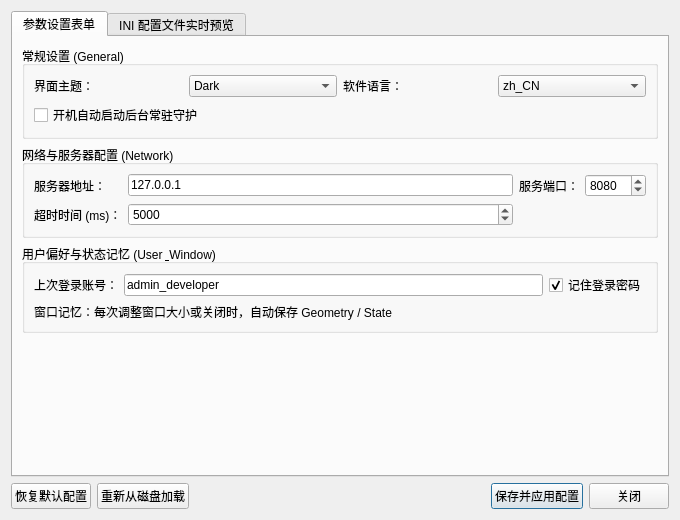
<?xml version="1.0" encoding="UTF-8"?>
<ui version="4.0">
 <class>SettingsDialog</class>
 <widget class="QDialog" name="SettingsDialog">
  <property name="geometry">
   <rect>
    <x>0</x>
    <y>0</y>
    <width>680</width>
    <height>520</height>
   </rect>
  </property>
  <property name="windowTitle">
   <string>应用程序配置中心 (QSettings 实战)</string>
  </property>
  <layout class="QVBoxLayout" name="verticalLayoutMain">
   <item>
    <widget class="QTabWidget" name="tabWidget">
     <property name="currentIndex">
      <number>0</number>
     </property>
     <widget class="QWidget" name="tabForm">
      <attribute name="title">
       <string>参数设置表单</string>
      </attribute>
      <layout class="QVBoxLayout" name="verticalLayoutForm">
       <item>
        <widget class="QGroupBox" name="groupGeneral">
         <property name="title">
          <string>常规设置 (General)</string>
         </property>
         <layout class="QGridLayout" name="gridLayoutGeneral">
          <item row="0" column="0">
           <widget class="QLabel" name="labelTheme">
            <property name="text">
             <string>界面主题：</string>
            </property>
           </widget>
          </item>
          <item row="0" column="1">
           <widget class="QComboBox" name="comboTheme">
            <item>
             <property name="text">
              <string>Dark</string>
             </property>
            </item>
            <item>
             <property name="text">
              <string>Light</string>
             </property>
            </item>
            <item>
             <property name="text">
              <string>FollowSystem</string>
             </property>
            </item>
           </widget>
          </item>
          <item row="0" column="2">
           <widget class="QLabel" name="labelLanguage">
            <property name="text">
             <string>软件语言：</string>
            </property>
           </widget>
          </item>
          <item row="0" column="3">
           <widget class="QComboBox" name="comboLanguage">
            <item>
             <property name="text">
              <string>zh_CN</string>
             </property>
            </item>
            <item>
             <property name="text">
              <string>en_US</string>
             </property>
            </item>
           </widget>
          </item>
          <item row="1" column="0" colspan="4">
           <widget class="QCheckBox" name="chkAutoStart">
            <property name="text">
             <string>开机自动启动后台常驻守护</string>
            </property>
           </widget>
          </item>
         </layout>
        </widget>
       </item>
       <item>
        <widget class="QGroupBox" name="groupNetwork">
         <property name="title">
          <string>网络与服务器配置 (Network)</string>
         </property>
         <layout class="QGridLayout" name="gridLayoutNetwork">
          <item row="0" column="0">
           <widget class="QLabel" name="labelHost">
            <property name="text">
             <string>服务器地址：</string>
            </property>
           </widget>
          </item>
          <item row="0" column="1">
           <widget class="QLineEdit" name="editHost">
            <property name="text">
             <string>127.0.0.1</string>
            </property>
           </widget>
          </item>
          <item row="0" column="2">
           <widget class="QLabel" name="labelPort">
            <property name="text">
             <string>服务端口：</string>
            </property>
           </widget>
          </item>
          <item row="0" column="3">
           <widget class="QSpinBox" name="spinPort">
            <property name="minimum">
             <number>1</number>
            </property>
            <property name="maximum">
             <number>65535</number>
            </property>
            <property name="value">
             <number>8080</number>
            </property>
           </widget>
          </item>
          <item row="1" column="0">
           <widget class="QLabel" name="labelTimeout">
            <property name="text">
             <string>超时时间 (ms)：</string>
            </property>
           </widget>
          </item>
          <item row="1" column="1">
           <widget class="QSpinBox" name="spinTimeout">
            <property name="minimum">
             <number>500</number>
            </property>
            <property name="maximum">
             <number>60000</number>
            </property>
            <property name="singleStep">
             <number>500</number>
            </property>
            <property name="value">
             <number>5000</number>
            </property>
           </widget>
          </item>
         </layout>
        </widget>
       </item>
       <item>
        <widget class="QGroupBox" name="groupUser">
         <property name="title">
          <string>用户偏好与状态记忆 (User &amp; Window)</string>
         </property>
         <layout class="QGridLayout" name="gridLayoutUser">
          <item row="0" column="0">
           <widget class="QLabel" name="labelUser">
            <property name="text">
             <string>上次登录账号：</string>
            </property>
           </widget>
          </item>
          <item row="0" column="1">
           <widget class="QLineEdit" name="editUsername">
            <property name="text">
             <string>admin_developer</string>
            </property>
           </widget>
          </item>
          <item row="0" column="2">
           <widget class="QCheckBox" name="chkRememberPwd">
            <property name="text">
             <string>记住登录密码</string>
            </property>
            <property name="checked">
             <bool>true</bool>
            </property>
           </widget>
          </item>
          <item row="1" column="0" colspan="3">
           <widget class="QLabel" name="labelWindowInfo">
            <property name="text">
             <string>窗口记忆：每次调整窗口大小或关闭时，自动保存 Geometry / State</string>
            </property>
           </widget>
          </item>
         </layout>
        </widget>
       </item>
       <item>
        <spacer name="verticalSpacer">
         <property name="orientation">
          <enum>Qt::Vertical</enum>
         </property>
         <property name="sizeHint" stdset="0">
          <size>
           <width>20</width>
           <height>10</height>
          </size>
         </property>
        </spacer>
       </item>
      </layout>
     </widget>
     <widget class="QWidget" name="tabPreview">
      <attribute name="title">
       <string>INI 配置文件实时预览</string>
      </attribute>
      <layout class="QVBoxLayout" name="verticalLayoutPreview">
       <item>
        <widget class="QLabel" name="labelFilePath">
         <property name="text">
          <string>配置文件路径：</string>
         </property>
         <property name="wordWrap">
          <bool>true</bool>
         </property>
        </widget>
       </item>
       <item>
        <widget class="QPlainTextEdit" name="textIniPreview">
         <property name="readOnly">
          <bool>true</bool>
         </property>
         <property name="font">
          <font>
           <family>Consolas</family>
           <pointsize>10</pointsize>
          </font>
         </property>
        </widget>
       </item>
      </layout>
     </widget>
    </widget>
   </item>
   <item>
    <layout class="QHBoxLayout" name="horizontalLayoutButtons">
     <item>
      <widget class="QPushButton" name="btnReset">
       <property name="text">
        <string>恢复默认配置</string>
       </property>
      </widget>
     </item>
     <item>
      <widget class="QPushButton" name="btnReload">
       <property name="text">
        <string>重新从磁盘加载</string>
       </property>
      </widget>
     </item>
     <item>
      <spacer name="horizontalSpacer">
       <property name="orientation">
        <enum>Qt::Horizontal</enum>
       </property>
       <property name="sizeHint" stdset="0">
        <size>
         <width>40</width>
         <height>20</height>
        </size>
       </property>
      </spacer>
     </item>
     <item>
      <widget class="QPushButton" name="btnSave">
       <property name="text">
        <string>保存并应用配置</string>
       </property>
       <property name="default">
        <bool>true</bool>
       </property>
      </widget>
     </item>
     <item>
      <widget class="QPushButton" name="btnClose">
       <property name="text">
        <string>关闭</string>
       </property>
      </widget>
     </item>
    </layout>
   </item>
  </layout>
 </widget>
 <resources/>
 <connections/>
</ui>
